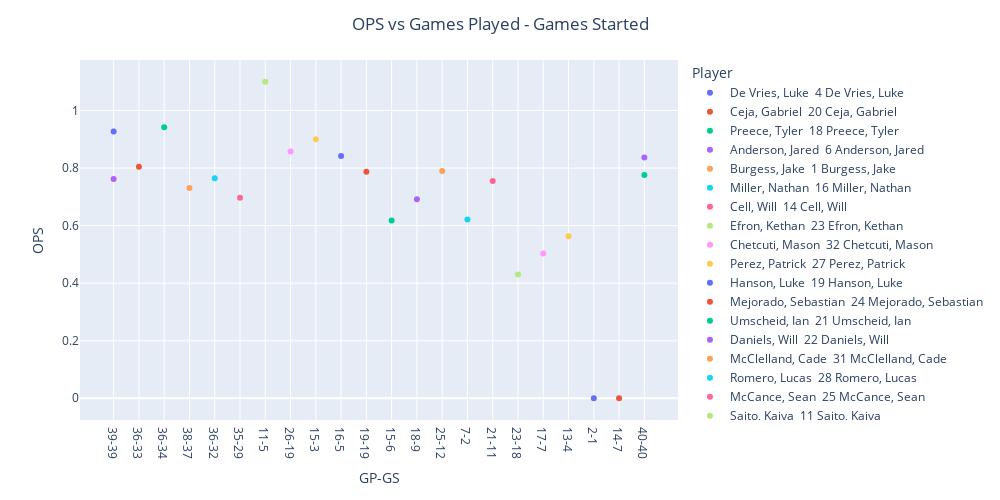

Notebook code for this chart:
### Code cell
fig = px.scatter(DF_raw,
                 x='GP-GS',
                 y='OPS',
                 color = 'Player')

fig.update_layout(title='OPS vs Games Played - Games Started',
                  title_x=0.5,
                  xaxis_title="GP-GS",
                  yaxis_title="OPS",
                  autosize=False,
                  width=1000,
                  height=500)

fig.show()

### Figure 1 — Plotly figure (JSON) as saved in the notebook; plotly's stock layout.template omitted (floating-point values rounded to 4 significant figures)
{"data": [{"hovertemplate": "Player=De Vries, Luke  4 De Vries, Luke<br>GP-GS=%{x}<br>OPS=%{y}<extra></extra>", "legendgroup": "De Vries, Luke  4 De Vries, Luke", "marker": {"color": "#636efa", "symbol": "circle"}, "mode": "markers", "name": "De Vries, Luke  4 De Vries, Luke", "orientation": "v", "showlegend": true, "type": "scatter", "x": ["39-39"], "xaxis": "x", "y": [0.927], "yaxis": "y"}, {"hovertemplate": "Player=Ceja, Gabriel  20 Ceja, Gabriel<br>GP-GS=%{x}<br>OPS=%{y}<extra></extra>", "legendgroup": "Ceja, Gabriel  20 Ceja, Gabriel", "marker": {"color": "#EF553B", "symbol": "circle"}, "mode": "markers", "name": "Ceja, Gabriel  20 Ceja, Gabriel", "orientation": "v", "showlegend": true, "type": "scatter", "x": ["36-33"], "xaxis": "x", "y": [0.805], "yaxis": "y"}, {"hovertemplate": "Player=Preece, Tyler  18 Preece, Tyler<br>GP-GS=%{x}<br>OPS=%{y}<extra></extra>", "legendgroup": "Preece, Tyler  18 Preece, Tyler", "marker": {"color": "#00cc96", "symbol": "circle"}, "mode": "markers", "name": "Preece, Tyler  18 Preece, Tyler", "orientation": "v", "showlegend": true, "type": "scatter", "x": ["36-34"], "xaxis": "x", "y": [0.942], "yaxis": "y"}, {"hovertemplate": "Player=Anderson, Jared  6 Anderson, Jared<br>GP-GS=%{x}<br>OPS=%{y}<extra></extra>", "legendgroup": "Anderson, Jared  6 Anderson, Jared", "marker": {"color": "#ab63fa", "symbol": "circle"}, "mode": "markers", "name": "Anderson, Jared  6 Anderson, Jared", "orientation": "v", "showlegend": true, "type": "scatter", "x": ["39-39"], "xaxis": "x", "y": [0.762], "yaxis": "y"}, {"hovertemplate": "Player=Burgess, Jake  1 Burgess, Jake<br>GP-GS=%{x}<br>OPS=%{y}<extra></extra>", "legendgroup": "Burgess, Jake  1 Burgess, Jake", "marker": {"color": "#FFA15A", "symbol": "circle"}, "mode": "markers", "name": "Burgess, Jake  1 Burgess, Jake", "orientation": "v", "showlegend": true, "type": "scatter", "x": ["38-37"], "xaxis": "x", "y": [0.731], "yaxis": "y"}, {"hovertemplate": "Player=Miller, Nathan  16 Miller, Nathan<br>GP-GS=%{x}<br>OPS=%{y}<extra></extra>", "legendgroup": "Miller, Nathan  16 Miller, Nathan", "marker": {"color": "#19d3f3", "symbol": "circle"}, "mode": "markers", "name": "Miller, Nathan  16 Miller, Nathan", "orientation": "v", "showlegend": true, "type": "scatter", "x": ["36-32"], "xaxis": "x", "y": [0.765], "yaxis": "y"}, {"hovertemplate": "Player=Cell, Will  14 Cell, Will<br>GP-GS=%{x}<br>OPS=%{y}<extra></extra>", "legendgroup": "Cell, Will  14 Cell, Will", "marker": {"color": "#FF6692", "symbol": "circle"}, "mode": "markers", "name": "Cell, Will  14 Cell, Will", "orientation": "v", "showlegend": true, "type": "scatter", "x": ["35-29"], "xaxis": "x", "y": [0.697], "yaxis": "y"}, {"hovertemplate": "Player=Efron, Kethan  23 Efron, Kethan<br>GP-GS=%{x}<br>OPS=%{y}<extra></extra>", "legendgroup": "Efron, Kethan  23 Efron, Kethan", "marker": {"color": "#B6E880", "symbol": "circle"}, "mode": "markers", "name": "Efron, Kethan  23 Efron, Kethan", "orientation": "v", "showlegend": true, "type": "scatter", "x": ["11-5"], "xaxis": "x", "y": [1.1], "yaxis": "y"}, {"hovertemplate": "Player=Chetcuti, Mason  32 Chetcuti, Mason<br>GP-GS=%{x}<br>OPS=%{y}<extra></extra>", "legendgroup": "Chetcuti, Mason  32 Chetcuti, Mason", "marker": {"color": "#FF97FF", "symbol": "circle"}, "mode": "markers", "name": "Chetcuti, Mason  32 Chetcuti, Mason", "orientation": "v", "showlegend": true, "type": "scatter", "x": ["26-19"], "xaxis": "x", "y": [0.858], "yaxis": "y"}, {"hovertemplate": "Player=Perez, Patrick  27 Perez, Patrick<br>GP-GS=%{x}<br>OPS=%{y}<extra></extra>", "legendgroup": "Perez, Patrick  27 Perez, Patrick", "marker": {"color": "#FECB52", "symbol": "circle"}, "mode": "markers", "name": "Perez, Patrick  27 Perez, Patrick", "orientation": "v", "showlegend": true, "type": "scatter", "x": ["15-3"], "xaxis": "x", "y": [0.9], "yaxis": "y"}, {"hovertemplate": "Player=Hanson, Luke  19 Hanson, Luke<br>GP-GS=%{x}<br>OPS=%{y}<extra></extra>", "legendgroup": "Hanson, Luke  19 Hanson, Luke", "marker": {"color": "#636efa", "symbol": "circle"}, "mode": "markers", "name": "Hanson, Luke  19 Hanson, Luke", "orientation": "v", "showlegend": true, "type": "scatter", "x": ["16-5"], "xaxis": "x", "y": [0.842], "yaxis": "y"}, {"hovertemplate": "Player=Mejorado, Sebastian  24 Mejorado, Sebastian<br>GP-GS=%{x}<br>OPS=%{y}<extra></extra>", "legendgroup": "Mejorado, Sebastian  24 Mejorado, Sebastian", "marker": {"color": "#EF553B", "symbol": "circle"}, "mode": "markers", "name": "Mejorado, Sebastian  24 Mejorado, Sebastian", "orientation": "v", "showlegend": true, "type": "scatter", "x": ["19-19"], "xaxis": "x", "y": [0.787], "yaxis": "y"}, {"hovertemplate": "Player=Umscheid, Ian  21 Umscheid, Ian<br>GP-GS=%{x}<br>OPS=%{y}<extra></extra>", "legendgroup": "Umscheid, Ian  21 Umscheid, Ian", "marker": {"color": "#00cc96", "symbol": "circle"}, "mode": "markers", "name": "Umscheid, Ian  21 Umscheid, Ian", "orientation": "v", "showlegend": true, "type": "scatter", "x": ["15-6"], "xaxis": "x", "y": [0.618], "yaxis": "y"}, {"hovertemplate": "Player=Daniels, Will  22 Daniels, Will<br>GP-GS=%{x}<br>OPS=%{y}<extra></extra>", "legendgroup": "Daniels, Will  22 Daniels, Will", "marker": {"color": "#ab63fa", "symbol": "circle"}, "mode": "markers", "name": "Daniels, Will  22 Daniels, Will", "orientation": "v", "showlegend": true, "type": "scatter", "x": ["18-9"], "xaxis": "x", "y": [0.692], "yaxis": "y"}, {"hovertemplate": "Player=McClelland, Cade  31 McClelland, Cade<br>GP-GS=%{x}<br>OPS=%{y}<extra></extra>", "legendgroup": "McClelland, Cade  31 McClelland, Cade", "marker": {"color": "#FFA15A", "symbol": "circle"}, "mode": "markers", "name": "McClelland, Cade  31 McClelland, Cade", "orientation": "v", "showlegend": true, "type": "scatter", "x": ["25-12"], "xaxis": "x", "y": [0.79], "yaxis": "y"}, {"hovertemplate": "Player=Romero, Lucas  28 Romero, Lucas<br>GP-GS=%{x}<br>OPS=%{y}<extra></extra>", "legendgroup": "Romero, Lucas  28 Romero, Lucas", "marker": {"color": "#19d3f3", "symbol": "circle"}, "mode": "markers", "name": "Romero, Lucas  28 Romero, Lucas", "orientation": "v", "showlegend": true, "type": "scatter", "x": ["7-2"], "xaxis": "x", "y": [0.621], "yaxis": "y"}, {"hovertemplate": "Player=McCance, Sean  25 McCance, Sean<br>GP-GS=%{x}<br>OPS=%{y}<extra></extra>", "legendgroup": "McCance, Sean  25 McCance, Sean", "marker": {"color": "#FF6692", "symbol": "circle"}, "mode": "markers", "name": "McCance, Sean  25 McCance, Sean", "orientation": "v", "showlegend": true, "type": "scatter", "x": ["21-11"], "xaxis": "x", "y": [0.755], "yaxis": "y"}, {"hovertemplate": "Player=Saito, Kaiya  11 Saito, Kaiya<br>GP-GS=%{x}<br>OPS=%{y}<extra></extra>", "legendgroup": "Saito, Kaiya  11 Saito, Kaiya", "marker": {"color": "#B6E880", "symbol": "circle"}, "mode": "markers", "name": "Saito, Kaiya  11 Saito, Kaiya", "orientation": "v", "showlegend": true, "type": "scatter", "x": ["23-18"], "xaxis": "x", "y": [0.43], "yaxis": "y"}, {"hovertemplate": "Player=Correa, Caesar  2 Correa, Caesar<br>GP-GS=%{x}<br>OPS=%{y}<extra></extra>", "legendgroup": "Correa, Caesar  2 Correa, Caesar", "marker": {"color": "#FF97FF", "symbol": "circle"}, "mode": "markers", "name": "Correa, Caesar  2 Correa, Caesar", "orientation": "v", "showlegend": true, "type": "scatter", "x": ["17-7"], "xaxis": "x", "y": [0.503], "yaxis": "y"}, {"hovertemplate": "Player=Brown, CJ  5 Brown, CJ<br>GP-GS=%{x}<br>OPS=%{y}<extra></extra>", "legendgroup": "Brown, CJ  5 Brown, CJ", "marker": {"color": "#FECB52", "symbol": "circle"}, "mode": "markers", "name": "Brown, CJ  5 Brown, CJ", "orientation": "v", "showlegend": true, "type": "scatter", "x": ["13-4"], "xaxis": "x", "y": [0.563], "yaxis": "y"}, {"hovertemplate": "Player=Zuniga, Julian  13 Zuniga, Julian<br>GP-GS=%{x}<br>OPS=%{y}<extra></extra>", "legendgroup": "Zuniga, Julian  13 Zuniga, Julian", "marker": {"color": "#636efa", "symbol": "circle"}, "mode": "markers", "name": "Zuniga, Julian  13 Zuniga, Julian", "orientation": "v", "showlegend": true, "type": "scatter", "x": ["2-1"], "xaxis": "x", "y": [0], "yaxis": "y"}, {"hovertemplate": "Player=Buchan, Nathan  3 Buchan, Nathan<br>GP-GS=%{x}<br>OPS=%{y}<extra></extra>", "legendgroup": "Buchan, Nathan  3 Buchan, Nathan", "marker": {"color": "#EF553B", "symbol": "circle"}, "mode": "markers", "name": "Buchan, Nathan  3 Buchan, Nathan", "orientation": "v", "showlegend": true, "type": "scatter", "x": ["14-7"], "xaxis": "x", "y": [0], "yaxis": "y"}, {"hovertemplate": "Player=Totals<br>GP-GS=%{x}<br>OPS=%{y}<extra></extra>", "legendgroup": "Totals", "marker": {"color": "#00cc96", "symbol": "circle"}, "mode": "markers", "name": "Totals", "orientation": "v", "showlegend": true, "type": "scatter", "x": ["40-40"], "xaxis": "x", "y": [0.776], "yaxis": "y"}, {"hovertemplate": "Player=Opponents<br>GP-GS=%{x}<br>OPS=%{y}<extra></extra>", "legendgroup": "Opponents", "marker": {"color": "#ab63fa", "symbol": "circle"}, "mode": "markers", "name": "Opponents", "orientation": "v", "showlegend": true, "type": "scatter", "x": ["40-40"], "xaxis": "x", "y": [0.837], "yaxis": "y"}], "layout": {"autosize": false, "height": 500, "legend": {"title": {"text": "Player"}, "tracegroupgap": 0}, "margin": {"t": 60}, "title": {"text": "OPS vs Games Played - Games Started", "x": 0.5}, "width": 1000, "xaxis": {"anchor": "y", "autorange": true, "domain": [0, 1], "range": [-1.338, 22.34], "title": {"text": "GP-GS"}, "type": "category"}, "yaxis": {"anchor": "x", "autorange": true, "domain": [0, 1], "range": [-0.07559, 1.176], "title": {"text": "OPS"}, "type": "linear"}}}
